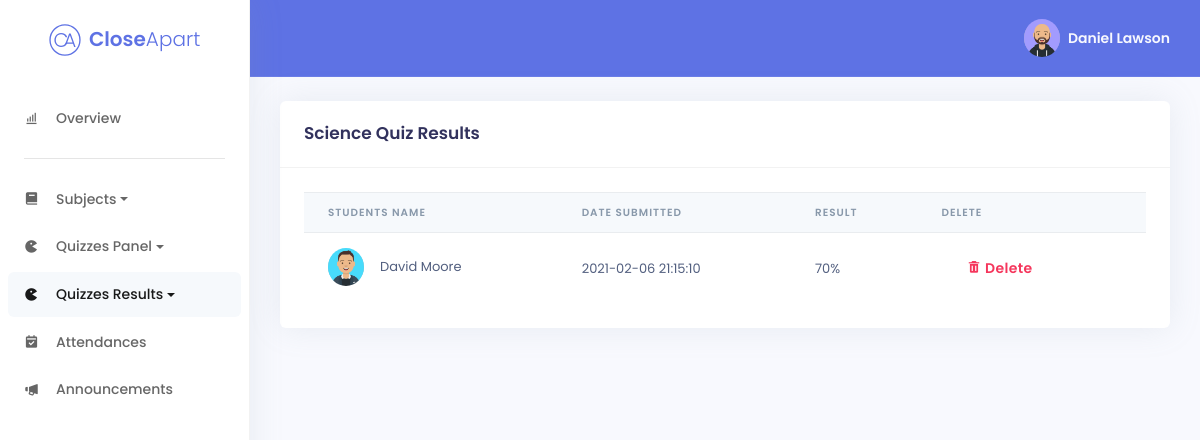
The app's page /quizzes/science/result/scienceresults.php (signed in) with its own data.
### tables this page shows
CREATE TABLE IF NOT EXISTS Staff (
staff_id SMALLINT(3) NOT NULL AUTO_INCREMENT,
staff_fullname VARCHAR(255) NULL DEFAULT NULL,
staff_email VARCHAR(255) NULL DEFAULT NULL,
staff_password VARCHAR(255) NULL DEFAULT NULL,
staff_phone INT(10) ZEROFILL NULL,
staff_address VARCHAR(255) NULL,
staff_city VARCHAR(255) NULL,
staff_country VARCHAR(255) NULL,
staff_eircode VARCHAR(255) NULL,
staff_bio TEXT NULL,
staff_avatar VARCHAR(255) DEFAULT 'daniel-avataaar.png',
google_id VARCHAR(255) NULL,
PRIMARY KEY (staff_id));

CREATE TABLE IF NOT EXISTS ScienceResults (
    science_result_id int(11) NOT NULL AUTO_INCREMENT,
    science_result_date timestamp NOT NULL DEFAULT CURRENT_TIMESTAMP,
    science_result_marks int(11) NOT NULL,
    student_fullname varchar(255) NOT NULL,
PRIMARY KEY (science_result_id));

CREATE TABLE IF NOT EXISTS Students (
student_id SMALLINT(3) NOT NULL AUTO_INCREMENT,
student_fullname VARCHAR(255) NULL DEFAULT NULL,
student_email VARCHAR(255) NULL DEFAULT NULL,
student_password VARCHAR(255) NULL DEFAULT NULL,
student_phone INT(10) ZEROFILL NULL,
student_address VARCHAR(255) NULL,
student_city VARCHAR(255) NULL,
student_country VARCHAR(255) NULL,
student_eircode VARCHAR(255) NULL,
student_bio TEXT NULL,
student_avatar VARCHAR(255) DEFAULT 'david-avataaar.png',
attendance SMALLINT(3) NULL,
attendance_explained SMALLINT(3) NULL,
attendance_unexplained SMALLINT(3) NULL,
class_id INT(11) NOT NULL,
PRIMARY KEY (student_id));

### quizzes/science/result/resultprocess.php (called while the page is built, shortened)
<?php
class Result {
public function get_results_by_user($student_fullname)
{
    try
    {
        $email = $_SESSION["staff_email"];
        $googleEmail = $_SESSION["email"];
        $conn = new Connection();
        $dbconn = $conn->getConnection();
        $selectQuery = "SELECT * FROM ScienceResults JOIN students USING(student_fullname) JOIN classes USING(class_id) WHERE staff_email='" . $email . $googleEmail . "';";
        $reslts = NULL;
        foreach( $dbconn->query($selectQuery, PDO::FETCH_ASSOC) as $rslt)
        {
            $reslts[] = $rslt;
        }
        return $reslts;
    }
    catch (PDOException $e)
    {
        echo "<script>alert(".$e->getMessage().");</script>";
    }
    catch (Exception $e)
    {
        echo "<script>alert(".$e->getMessage().");</script>";
    }
}
}
?>

### quizzes/science/result/scienceresults.php (the view, shortened to what this page needs)
<?php
require_once("resultprocess.php");
$resultObject = new Result();
$results = $resultObject->get_results_by_user($_SESSION["student_fullname"]);
function getStaffData($staffId) {
	require('../../../config/db.php');
	$array = array();
	$query = mysqli_query($conn, "SELECT * FROM staff WHERE staff_id=" . $staffId);
	while ($row = mysqli_fetch_assoc($query)) {
		$array['staff_id'] = $row['staff_id'];
		$array['staff_fullname'] = $row['staff_fullname'];
		$array['staff_email'] = $row['staff_email'];
		$array['staff_password'] = $row['staff_password'];
		$array['staff_avatar'] = $row['staff_avatar'];
	}
	return $array;
}
function getId($email) {
	require('../../../config/db.php');
	$query = mysqli_query($conn, "SELECT staff_id FROM staff WHERE staff_email='" . $email . "'");
	while ($row = mysqli_fetch_assoc($query)) {
		return $row['staff_id'];
	}
}
if (isset($_SESSION['staff_email'])) {
	$staffData = getStaffData(getId($_SESSION['staff_email']));
}
?>
<!DOCTYPE html>
<html lang="en">
<head>
	<link href='https://unpkg.com/boxicons@2.0.7/css/boxicons.min.css' rel='stylesheet'>
	<link rel="stylesheet" href="../../../assets/css/argon.min.css">
	<link rel="stylesheet" type="text/css" href="https://cdn.datatables.net/1.10.23/css/dataTables.bootstrap4.min.css" />
</head>
<body>
	<nav class="sidenav navbar navbar-vertical fixed-left navbar-expand-xs navbar-light bg-white" id="sidenav-main">
		<div class="scrollbar-inner">
			<div class="sidenav-header align-items-center">
				<a class="navbar-brand d-flex justify-content-center" href="../../../index.php">
					<img src="../../../assets/images/brand/closeapart-logo-primary.svg" class="mr-2 brand-logo" alt="closeapart logo">
					<span class="font-weight-bold text-primary">Close</span><span
						class="font-weight-light text-primary">Apart</span>
				</a>
			</div>
			<div class="navbar-inner">
				<div class="collapse navbar-collapse" id="sidenav-collapse-main">
					<ul class="navbar-nav">
						<li class="nav-item">
							<a class="nav-link" href="../../../staff/dashboard.php">
								<i class='bx bx-bar-chart-alt'></i>
								<span class="nav-link-text">Overview</span>
							</a>
						</li>
					</ul>
					<hr class="my-3">
					<ul class="navbar-nav">
						<li class="nav-item">
							<a class="nav-link dropdown-toggle" href="#" role="button" data-toggle="dropdown" aria-haspopup="true"
								aria-expanded="false">
								<i class='bx bxs-book'></i>
								<span class="nav-link-text">Subjects</span>
							</a>
						</li>
						<li class="nav-item">
							<a class="nav-link dropdown-toggle" href="#" role="button" data-toggle="dropdown" aria-haspopup="true"
								aria-expanded="false">
								<i class='bx bxs-game'></i>
								<span class="nav-link-text">Quizzes Panel</span>
							</a>
						</li>
						<li class="nav-item">
							<a class="nav-link dropdown-toggle active" href="#" role="button" data-toggle="dropdown" aria-haspopup="true"
								aria-expanded="false">
								<i class='bx bxs-game'></i>
								<span class="nav-link-text">Quizzes Results</span>
							</a>
						</li>
						<li class="nav-item">
							<a class="nav-link" href="../../../staff/attendances/attendances.php">
								<i class='bx bxs-calendar-check'></i>
								<span class="nav-link-text">Attendances</span>
							</a>
						</li>
						<li class="nav-item">
							<a class="nav-link" href="../../../staff/announcements/announcements.php">
								<i class='bx bxs-megaphone'></i>
								<span class="nav-link-text">Announcements</span>
							</a>
						</li>
					</ul>
				</div>
			</div>
		</div>
	</nav>
	<div class="main-content">
		<nav class="navbar navbar-top navbar-expand navbar-dark bg-primary border-bottom">
			<div class="container-fluid">
				<div class="collapse navbar-collapse" id="navbarSupportedContent">
					<ul class="navbar-nav align-items-center">
						<li class="nav-item dropdown">
							<a class="nav-link pr-0" href="#" role="button" data-toggle="dropdown" aria-haspopup="true"
								aria-expanded="false">
								<div class="media align-items-center">
									<span class="avatar avatar-sm rounded-circle">
										<?php if($_SESSION['access_token'] == true): ?>
										<img src='<?php echo $_SESSION['picture']; ?>' />
										<?php else: ?>
										<img src='../../../assets/images/avatars/<?php echo $staffData['staff_avatar'] ?>' />
										<?php endif; ?>
									</span>
									<div class="media-body ml-2 d-none d-lg-block">
										<span
											class="mb-0 text-sm font-weight-bold"><?php echo $staffData['staff_fullname'] . $_SESSION['givenName'] . ' ' . $_SESSION['familyName'] ?></span>
									</div>
								</div>
							</a>
						</li>
					</ul>
				</div>
			</div>
		</nav>
		<div class="container-fluid mt-4">
			<div class="row">
				<div class="col-xl-12">
					<div class="card">
						<div class="card-header bg-transparent">
							<div class="row align-items-center">
								<div class="col">
									<h3 class="mb-0">Science Quiz Results</h3>
								</div>
							</div>
						</div>
						<div class="card-body">
							<div class="table-responsive">
								<table id="sorttable" class="table align-items-center table-flush hover stripe" style="border: none; width: 100% !important;">
									<thead class="thead-light">
										<tr>
                      <th scope="col">Students Name</th>
											<th scope="col">Date Submitted</th>
											<th scope="col">Result</th>
											<th scope="col">Delete</th>
										</tr>
									</thead>
									<tbody>
									<?php
										if(isset($results))
										{
										foreach($results as $result)
										{
									?>
										<tr>
											<td class="d-flex align-items-center">
												<span class="avatar avatar-sm rounded-circle mr-3">
													<img src='../../../assets/images/avatars/<?php echo $result['student_avatar'] ?>' />
												</span>
												<?php echo $result["student_fullname"]; ?>
											</td>
											<td>
												<?php echo $result["science_result_date"]; ?>
											</td>
											<td>
												<?php echo $result["science_result_marks"]*10; ?>%
											</td>
											<td>
												<div class="d-flex">
													<form class="d-flex" method="POST" action="<?php $_SERVER['PHP_SELF']; ?>">
														<button type="submit" name="delete"
															class="text-danger px-4 py-2 btn text-primary shadow-none"><i class='bx bxs-trash'></i>
															Delete</button>
													</form>
											</td>
										</tr>
										<?php
												}
											}
										?>
									</tbody>
								</table>
							</div>
						</div>
					</div>
				</div>
			</div>
		</div>
</body>
</html>

### records on screen
staff: staff_id+staff_avatar (picture), staff_id+staff_fullname "Daniel Lawson"
scienceresults: students.student_avatar (picture), student_fullname "David Moore", science_result_date "2021-02-06 21:15:10", $result['science_result_marks']*10 "70"
